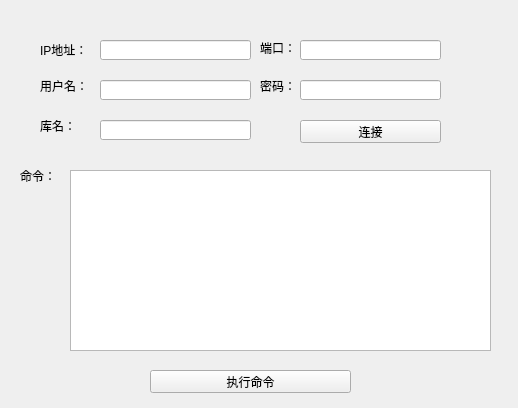
<?xml version="1.0" encoding="UTF-8"?>
<ui version="4.0">
 <class>sqlhandle</class>
 <widget class="QWidget" name="sqlhandle">
  <property name="geometry">
   <rect>
    <x>0</x>
    <y>0</y>
    <width>518</width>
    <height>408</height>
   </rect>
  </property>
  <property name="minimumSize">
   <size>
    <width>518</width>
    <height>408</height>
   </size>
  </property>
  <property name="maximumSize">
   <size>
    <width>518</width>
    <height>408</height>
   </size>
  </property>
  <property name="windowTitle">
   <string>SQL远程连接</string>
  </property>
  <widget class="QLabel" name="label">
   <property name="geometry">
    <rect>
     <x>40</x>
     <y>80</y>
     <width>54</width>
     <height>12</height>
    </rect>
   </property>
   <property name="text">
    <string>用户名：</string>
   </property>
  </widget>
  <widget class="QLineEdit" name="lineEdit">
   <property name="geometry">
    <rect>
     <x>100</x>
     <y>80</y>
     <width>151</width>
     <height>20</height>
    </rect>
   </property>
  </widget>
  <widget class="QLabel" name="label_2">
   <property name="geometry">
    <rect>
     <x>40</x>
     <y>40</y>
     <width>54</width>
     <height>20</height>
    </rect>
   </property>
   <property name="text">
    <string>IP地址：</string>
   </property>
  </widget>
  <widget class="QLineEdit" name="lineEdit_2">
   <property name="geometry">
    <rect>
     <x>100</x>
     <y>40</y>
     <width>151</width>
     <height>20</height>
    </rect>
   </property>
  </widget>
  <widget class="QLabel" name="label_3">
   <property name="geometry">
    <rect>
     <x>260</x>
     <y>40</y>
     <width>54</width>
     <height>16</height>
    </rect>
   </property>
   <property name="text">
    <string>端口：</string>
   </property>
  </widget>
  <widget class="QLineEdit" name="lineEdit_3">
   <property name="geometry">
    <rect>
     <x>300</x>
     <y>40</y>
     <width>141</width>
     <height>20</height>
    </rect>
   </property>
  </widget>
  <widget class="QTextEdit" name="textEdit">
   <property name="geometry">
    <rect>
     <x>70</x>
     <y>170</y>
     <width>421</width>
     <height>181</height>
    </rect>
   </property>
  </widget>
  <widget class="QPushButton" name="pushButton">
   <property name="geometry">
    <rect>
     <x>150</x>
     <y>370</y>
     <width>201</width>
     <height>23</height>
    </rect>
   </property>
   <property name="text">
    <string>执行命令</string>
   </property>
  </widget>
  <widget class="QLabel" name="label_4">
   <property name="geometry">
    <rect>
     <x>260</x>
     <y>80</y>
     <width>54</width>
     <height>12</height>
    </rect>
   </property>
   <property name="text">
    <string>密码：</string>
   </property>
  </widget>
  <widget class="QLineEdit" name="lineEdit_4">
   <property name="geometry">
    <rect>
     <x>300</x>
     <y>80</y>
     <width>141</width>
     <height>20</height>
    </rect>
   </property>
   <property name="echoMode">
    <enum>QLineEdit::Password</enum>
   </property>
  </widget>
  <widget class="QPushButton" name="pushButton_2">
   <property name="geometry">
    <rect>
     <x>300</x>
     <y>120</y>
     <width>141</width>
     <height>23</height>
    </rect>
   </property>
   <property name="text">
    <string>连接</string>
   </property>
  </widget>
  <widget class="QLabel" name="label_5">
   <property name="geometry">
    <rect>
     <x>20</x>
     <y>170</y>
     <width>54</width>
     <height>12</height>
    </rect>
   </property>
   <property name="text">
    <string>命令：</string>
   </property>
  </widget>
  <widget class="QLabel" name="label_6">
   <property name="geometry">
    <rect>
     <x>40</x>
     <y>120</y>
     <width>54</width>
     <height>12</height>
    </rect>
   </property>
   <property name="text">
    <string>库名：</string>
   </property>
  </widget>
  <widget class="QLineEdit" name="lineEdit_5">
   <property name="geometry">
    <rect>
     <x>100</x>
     <y>120</y>
     <width>151</width>
     <height>20</height>
    </rect>
   </property>
  </widget>
 </widget>
 <resources/>
 <connections/>
</ui>
